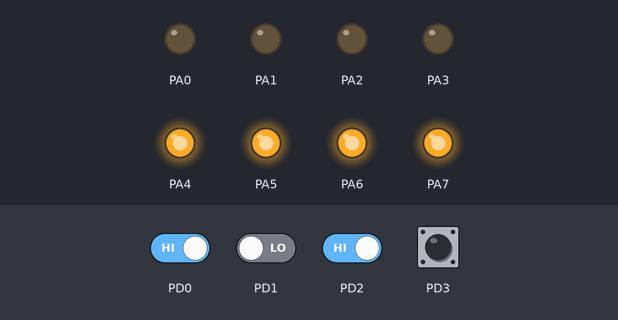
A program run on a simulated ATmega128, built with avr-gcc and emulated at 16 MHz. On the bench: output pins drawn as LEDs (lit = HIGH). Dashed ring = blinking. The test bench sets the inputs (shaded band); at power-on: PD0, PD2, PD3 HIGH, PD1 LOW.

Above: at 1.3 s.
1.4 s: PD1 driven HIGH
At 2.4 s:
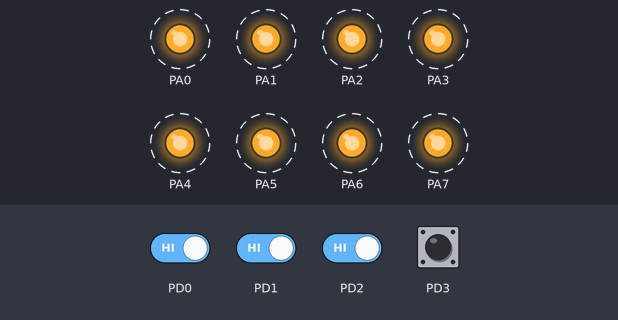
4.4 s: PD0 driven LOW
At 5.7 s:
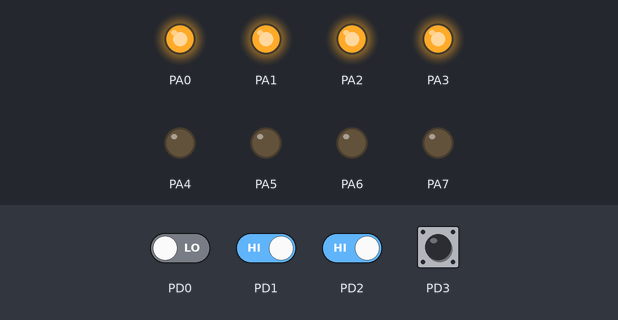
6.0 s: PD2 driven LOW
At 6.4 s:
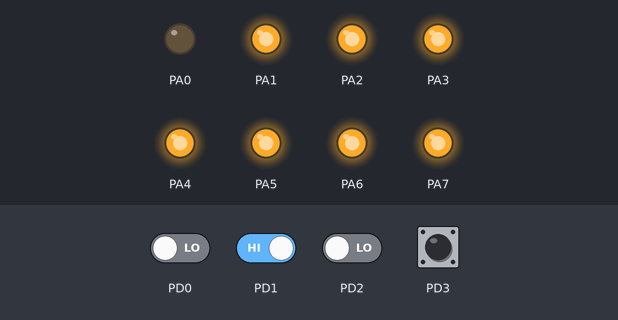
9.0 s: PD2 driven HIGH
At 9.9 s:
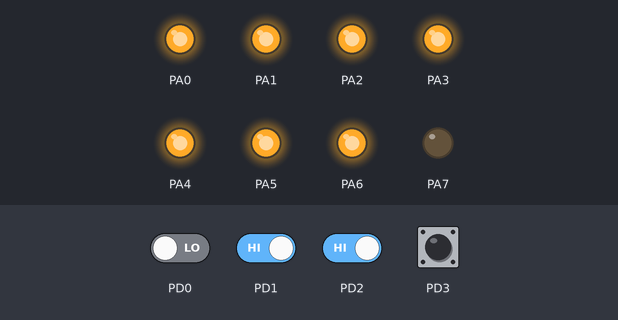
11.5 s: PD0 driven HIGH
At 11.9 s:
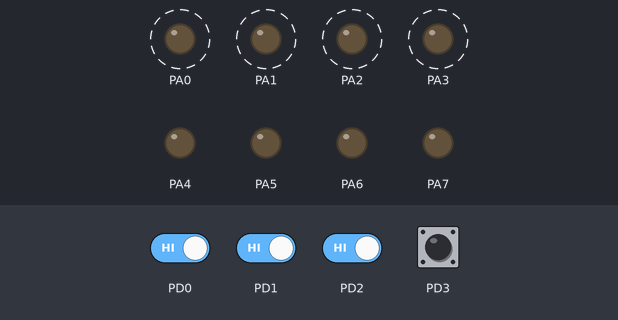
Timing chart, 0 to 15.5 s (numbered marks = the images above; inputs shaded):
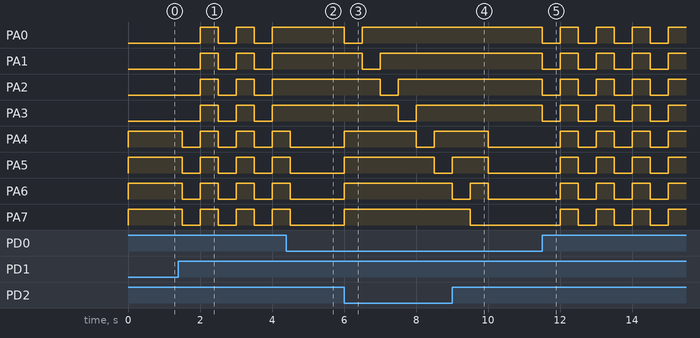

The program:

main.c
```c
/*
 * robit_avr_day1.c
 *
 * Created: 2026-07-28 오전 11:18:08
 * Author : dhcho
 */
#define F_CPU 16000000
#include <avr/io.h>
#include <util/delay.h>
#include <avr/interrupt.h>


int main(void)
{
    /* Replace with your application code */
	DDRA = 0xFF;
	DDRD = 0x00;

	EIMSK = 0b00001100;
	EICRA = 0x02;


	sei();

	int count=0;
    while (1) {

		if ((!(PIND & (1<<PIND0)))&&(!(PIND & (1<<PIND1)))){
			PORTA=0x00;
		_delay_ms(500);}
		else if (!(PIND & (1<<PIND0))){
			PORTA=0x0F;
			_delay_ms(500);
		}
		else if (!(PIND & (1<<PIND1))){
			PORTA=0xF0;
			_delay_ms(500);
		}

		else{
			if (count==0){
				count=1;
				PORTA=0x00;
			}
			else if (count!=0){
				count=0;
				PORTA=0xFF;
			}
			_delay_ms(500);
		}


	}
}

ISR(INT2_vect){
	int16_t temp;
	for (temp =0x01;temp!=0b10000000;temp=temp<<1){
		PORTA=~temp;
		_delay_ms(500);
	}
	PORTA=~temp;
	_delay_ms(500);

}
ISR(INT3_vect){
	int16_t temp;
	for (temp =0b10000000;temp!=0b00000001;temp=temp>>1){
		PORTA=~temp;
		_delay_ms(500);
	}
	PORTA=~temp;
	_delay_ms(500);
}
```

Measured:
- after the input at 1.4 s, PA0–3: alternates HIGH for 0.50 s and LOW for 0.50 s, starting after 0.60 s; PA4–7: alternates HIGH for 0.50 s and LOW for 0.50 s, starting after 0.10 s
- after the input at 4.4 s, PA0–3: stays HIGH (without the input it goes to LOW after 0.10 s); PA4–7: goes on until 4.5 s, then stays LOW
- after the input at 6.0 s, PA0: HIGH → LOW at once, → HIGH 0.50 s later; PA1: HIGH → LOW after 0.50 s, → HIGH 0.50 s later; PA2: HIGH → LOW after 1.0 s, → HIGH 0.50 s later; PA3: HIGH → LOW after 1.5 s, → HIGH 0.50 s later; PA4: LOW → HIGH at once, → LOW 2.0 s later, → HIGH 0.50 s later
- after the input at 9.0 s, PA0: stays HIGH (without the input it goes to LOW after 1.0 s); PA1: stays HIGH (without the input it goes to LOW after 1.5 s); PA2: stays HIGH (without the input it goes to LOW after 2.0 s); PA4: HIGH → LOW after 1.0 s; PA7: goes on until 9.5 s, then stays LOW
- after the input at 11.5 s, PA0–3: alternates HIGH for 0.50 s and LOW for 0.50 s, starting at once; PA4–7: alternates HIGH for 0.50 s and LOW for 0.50 s, starting after 0.50 s
